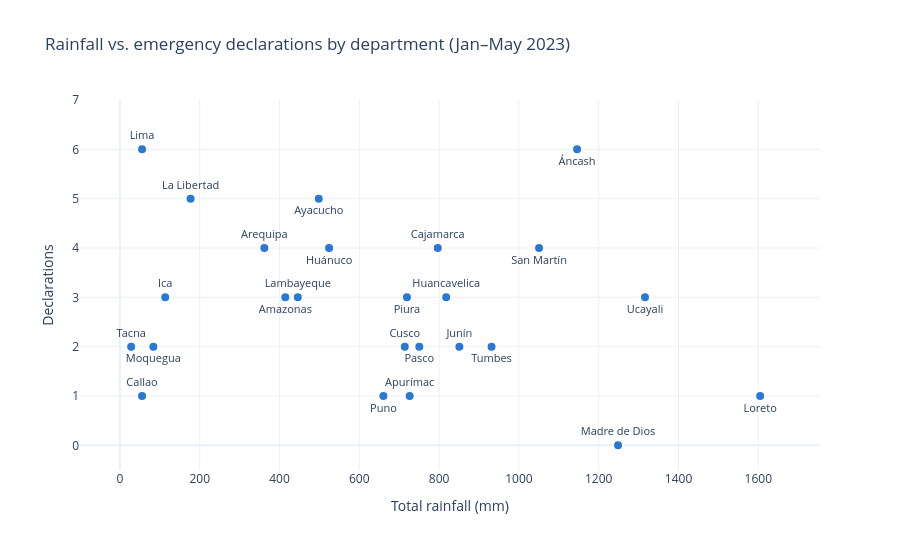

Source (notebook cell):
### Markdown cell above
## 8. Charts

**Scatter plot.** Each point is a department, with the total rainfall of the season (`lluvia_total_mm`) on the X axis and the number of declarations on the Y axis. If the State declared emergencies where it rains the most, the points would rise from left to right. Many departments have the same number of declarations, so their names would overlap on the same row. To keep all 25 names readable, we alternate each label above and below its point.

**Bar chart.** The 10 departments with the most declarations. The cut at 10 falls inside a tie: positions 9 to 14 are six departments with 3 declarations each, so only the first two of them appear, by row order.

### Code cell
tabla_grafico = tabla_final.sort_values("lluvia_total_mm")

# Departments with the same number of declarations share a row: alternate their labels above and below the point
tabla_grafico["posicion_texto"] = (
    tabla_grafico.groupby("declaratorias").cumcount().mod(2).map({0: "top center", 1: "bottom center"})
)

fig_dispersion = px.scatter(
    tabla_grafico,
    x="lluvia_total_mm",
    y="declaratorias",
    text="departamento",
    hover_data=["ubigeo", "dias_lluvia_fuerte"],
    title="Rainfall vs. emergency declarations by department (Jan–May 2023)",
    labels={"lluvia_total_mm": "Total rainfall (mm)", "declaratorias": "Declarations",
            "departamento": "Department", "dias_lluvia_fuerte": "Heavy rain days"},
    template="plotly_white",
    color_discrete_sequence=["#2a78d6"],
    # Extra margin on the axes so the labels at the edges are not cut off
    range_x=[-100, tabla_final["lluvia_total_mm"].max() + 150],
    range_y=[-0.5, tabla_final["declaratorias"].max() + 1],
    height=550,
)
fig_dispersion.update_traces(
    textposition=tabla_grafico["posicion_texto"].tolist(),
    textfont_size=11,
    marker=dict(size=10, line=dict(width=2, color="white")),
)
fig_dispersion.update_yaxes(dtick=1)
fig_dispersion.show()

### Figure 1 — Plotly figure (JSON) as saved in the notebook; plotly's stock layout.template omitted (floating-point values rounded to 4 significant figures)
{"data": [{"customdata": [["23", 0], ["07", 0], ["15", 0], ["18", 0], ["11", 0], ["13", 1], ["04", 1], ["01", 3], ["14", 4], ["05", 2], ["10", 2], ["21", 4], ["08", 1], ["20", 12], ["03", 3], ["19", 1], ["06", 0], ["09", 3], ["12", 6], ["24", 14], ["22", 12], ["02", 9], ["17", 23], ["25", 24], ["16", 26]], "hovertemplate": "Total rainfall (mm)=%{x}<br>Declarations=%{y}<br>Department=%{text}<br>ubigeo=%{customdata[0]}<br>Heavy rain days=%{customdata[1]}<extra></extra>", "legendgroup": "", "marker": {"color": "#2a78d6", "line": {"color": "white", "width": 2}, "size": 10, "symbol": "circle"}, "mode": "markers+text", "name": "", "orientation": "v", "showlegend": false, "text": ["Tacna", "Callao", "Lima", "Moquegua", "Ica", "La Libertad", "Arequipa", "Amazonas", "Lambayeque", "Ayacucho", "Huánuco", "Puno", "Cusco", "Piura", "Apurímac", "Pasco", "Cajamarca", "Huancavelica", "Junín", "Tumbes", "San Martín", "Áncash", "Madre de Dios", "Ucayali", "Loreto"], "textfont": {"size": 11}, "textposition": ["top center", "top center", "top center", "bottom center", "top center", "top center", "top center", "bottom center", "top center", "bottom center", "bottom center", "bottom center", "top center", "bottom center", "top center", "bottom center", "top center", "top center", "top center", "bottom center", "bottom center", "bottom center", "top center", "bottom center", "bottom center"], "type": "scatter", "x": [28.2, 55.5, 55.5, 83.9, 113.6, 177.2, 362.0, 414.6, 445.8, 498.4, 524.3, 660.4, 714.0, 719.4, 726.2, 750.4, 796.6, 817.8, 850.8, 931.4, 1050.0, 1146.0, 1248.0, 1316.0, 1605.0], "xaxis": "x", "y": [2, 1, 6, 2, 3, 5, 4, 3, 3, 5, 4, 1, 2, 3, 1, 2, 4, 3, 2, 2, 4, 6, 0, 3, 1], "yaxis": "y"}], "layout": {"height": 550, "legend": {"tracegroupgap": 0}, "title": {"text": "Rainfall vs. emergency declarations by department (Jan–May 2023)"}, "xaxis": {"anchor": "y", "domain": [0.0, 1.0], "range": [-100, 1755.0], "title": {"text": "Total rainfall (mm)"}}, "yaxis": {"anchor": "x", "domain": [0.0, 1.0], "dtick": 1, "range": [-0.5, 7], "title": {"text": "Declarations"}}}}
